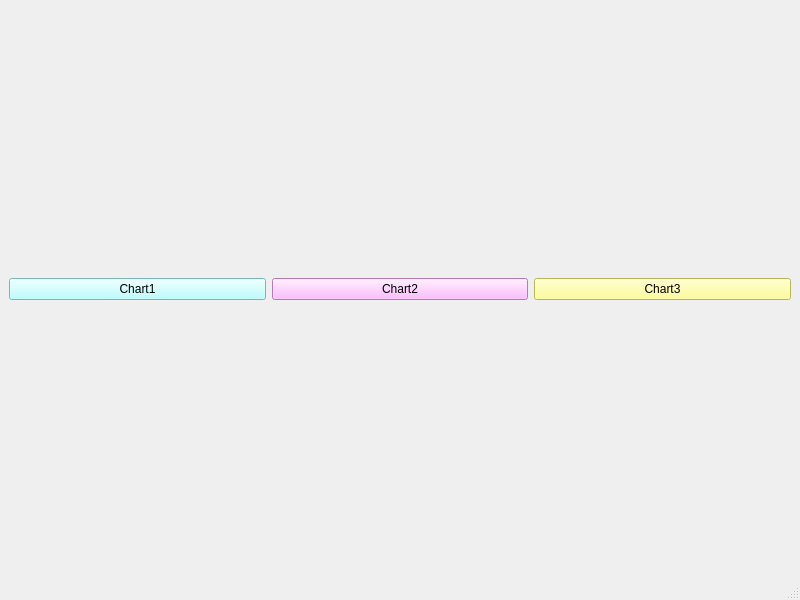
<?xml version="1.0" encoding="UTF-8"?>
<ui version="4.0">
 <class>MainWindow</class>
 <widget class="QMainWindow" name="MainWindow">
  <property name="geometry">
   <rect>
    <x>0</x>
    <y>0</y>
    <width>800</width>
    <height>600</height>
   </rect>
  </property>
  <property name="windowTitle">
   <string>MainWindow</string>
  </property>
  <widget class="QWidget" name="centralwidget">
   <layout class="QHBoxLayout" name="horizontalLayout">
    <item>
     <layout class="QGridLayout" name="gridLayout">
      <item row="1" column="1">
       <widget class="QPushButton" name="Btn2">
        <property name="sizePolicy">
         <sizepolicy hsizetype="Minimum" vsizetype="Fixed">
          <horstretch>0</horstretch>
          <verstretch>0</verstretch>
         </sizepolicy>
        </property>
        <property name="styleSheet">
         <string notr="true">color: rgb(0, 0, 0);
font: 700 16pt &quot;맑은 고딕&quot;;
background-color: rgb(255, 170, 255);</string>
        </property>
        <property name="text">
         <string>Chart2</string>
        </property>
       </widget>
      </item>
      <item row="1" column="2">
       <widget class="QPushButton" name="Btn3">
        <property name="sizePolicy">
         <sizepolicy hsizetype="Minimum" vsizetype="Fixed">
          <horstretch>0</horstretch>
          <verstretch>0</verstretch>
         </sizepolicy>
        </property>
        <property name="styleSheet">
         <string notr="true">font: 700 16pt &quot;맑은 고딕&quot;;
background-color: rgb(255, 255, 127);
color: rgb(0, 0, 0);</string>
        </property>
        <property name="text">
         <string>Chart3</string>
        </property>
       </widget>
      </item>
      <item row="1" column="0">
       <widget class="QPushButton" name="Btn1">
        <property name="sizePolicy">
         <sizepolicy hsizetype="Minimum" vsizetype="Fixed">
          <horstretch>0</horstretch>
          <verstretch>0</verstretch>
         </sizepolicy>
        </property>
        <property name="styleSheet">
         <string notr="true">font: 700 16pt &quot;맑은 고딕&quot;;
background-color: rgb(170, 255, 255);
color: rgb(0, 0, 0);</string>
        </property>
        <property name="text">
         <string>Chart1</string>
        </property>
       </widget>
      </item>
      <item row="0" column="0" colspan="3">
       <layout class="QGridLayout" name="lay"/>
      </item>
     </layout>
    </item>
   </layout>
  </widget>
  <widget class="QMenuBar" name="menubar">
   <property name="geometry">
    <rect>
     <x>0</x>
     <y>0</y>
     <width>800</width>
     <height>22</height>
    </rect>
   </property>
  </widget>
  <widget class="QStatusBar" name="statusbar"/>
 </widget>
 <resources/>
 <connections>
  <connection>
   <sender>Btn1</sender>
   <signal>clicked()</signal>
   <receiver>MainWindow</receiver>
   <slot>chart1()</slot>
   <hints>
    <hint type="sourcelabel">
     <x>112</x>
     <y>548</y>
    </hint>
    <hint type="destinationlabel">
     <x>106</x>
     <y>574</y>
    </hint>
   </hints>
  </connection>
  <connection>
   <sender>Btn2</sender>
   <signal>clicked()</signal>
   <receiver>MainWindow</receiver>
   <slot>chart2()</slot>
   <hints>
    <hint type="sourcelabel">
     <x>420</x>
     <y>552</y>
    </hint>
    <hint type="destinationlabel">
     <x>432</x>
     <y>574</y>
    </hint>
   </hints>
  </connection>
  <connection>
   <sender>Btn3</sender>
   <signal>clicked()</signal>
   <receiver>MainWindow</receiver>
   <slot>chart3()</slot>
   <hints>
    <hint type="sourcelabel">
     <x>666</x>
     <y>549</y>
    </hint>
    <hint type="destinationlabel">
     <x>696</x>
     <y>573</y>
    </hint>
   </hints>
  </connection>
 </connections>
 <slots>
  <slot>chart1()</slot>
  <slot>chart2()</slot>
  <slot>chart3()</slot>
 </slots>
</ui>
